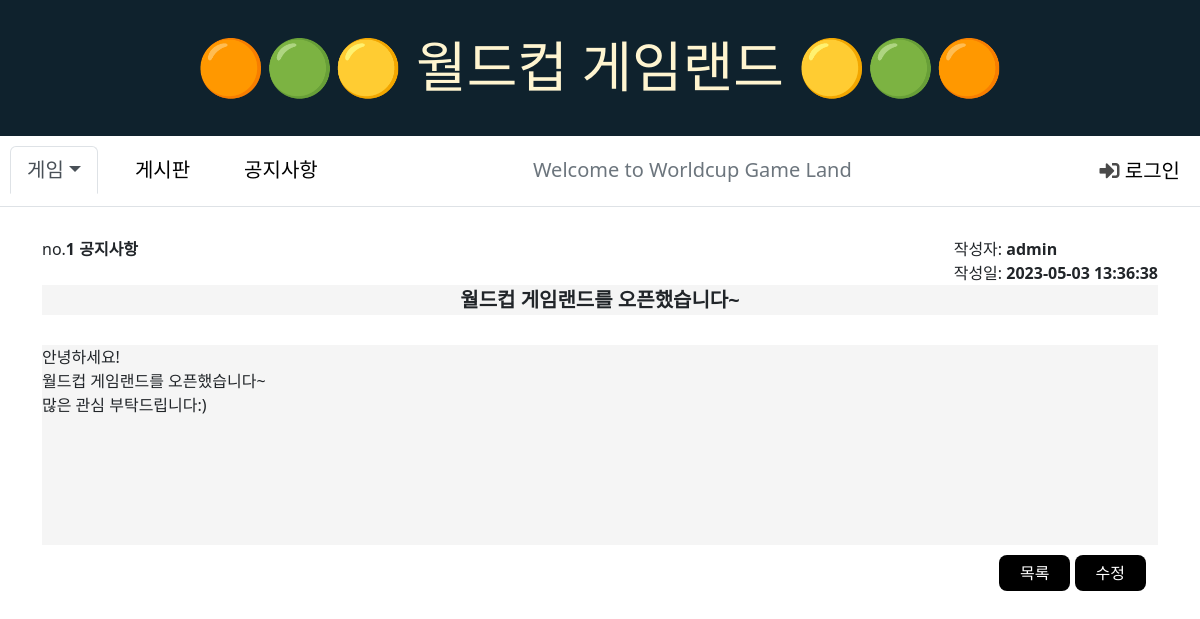
/app/detail2/1/, run on the app's committed database.
### app/models.py (models this page shows)
class App2(models.Model):
  category = models.CharField(max_length=10, null=True)
  title = models.CharField(max_length=100)
  content = models.CharField(max_length=1000)
  user = models.ForeignKey(User, on_delete=models.CASCADE)
  date = models.DateTimeField(null=True, auto_now=True)

class User(models.Model):
  email = models.CharField(max_length=50)
  pwd = models.CharField(max_length=100)
  name = models.CharField(max_length=10)

### app/views.py (the view)
# urls.py: path('app/detail2/<int:id>/', views.detail2),
def detail2(request, id):
  app2 = App2.objects.get(id=id)
  context = {
    'app2' : app2
  }
  return render(request, 'detail2.html', context)

### templates/detail2.html (shortened to what this page needs)
{% extends 'base.html' %}
{% block content %}
<div class="container" style='margin-top:30px;'>
  <div class="panel-group">
  <div class="panel-header" style="display: flex; justify-content: space-between;">
    <div>no.<b>{{ app2.id }}</b>&nbsp;<b>{{ app2.category }}</b>
    </div>
    <div style="display: flex; flex-direction: column;">
      <div>작성자: <b>{{ app2.user.name }}</b>
      </div>
      <div>작성일: <b>{{ app2.date|date:"Y-m-d H:i:s" }}</b>
      </div>
    </div>
  </div>
  <div class="panel-body" style="background-color: #F5F5F5">{{ app2.title }}
  </div>
  <div class="panel-footer" style="background-color: #F5F5F5">{{ app2.content|linebreaksbr }}
  </div>
</div>
<div class="container" style="text-align: right; margin-top: 10px" >
  <a href='/app/notice/' class="btn btn-default" id="notice">목록</a>
  <a href='/app/update2/{{ app2.id }}/' class="btn btn-default" id="update2">수정</a>
</div>
{% endblock %}

### templates/detail2.html (style rules this page uses)
.panel-body { font-weight: bold; font-size: 20px; text-align:center; margin-bottom: 30px; }
.panel-footer { font-size: 16px; height: 200px; }
.btn { color: white; background: black; border-radius:0.5em; padding:5px 20px; display: inline-block; }

### data on the page
App2: id "1", category "공지사항", user.name "admin", date "2023-05-03 13:36:38", title "월드컵 게임랜드를 오픈했습니다~", content "안녕하세요! 월드컵 게임랜드를 오픈했습니다~ 많은 관심 부탁드립니다:)"
